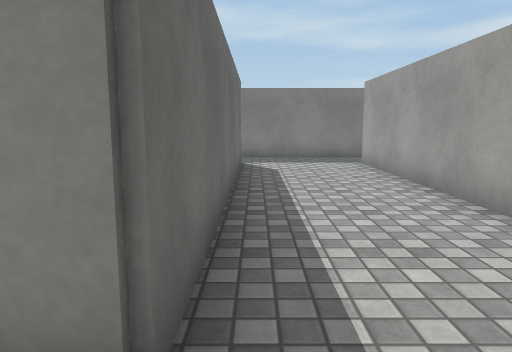
View 1 (above)

24 first-person views from a walk through a Unity game level. The camera is 1.2 m above the floor, tilts 8° down and sees 70° across. The floor is counted in squares, 1 m on a side. Each view is taken from the middle of a square. On the plan, view 1 faces up. The plan holds only what a view shows up to about 15 squares ahead; the rest is blank. Surface patterns are stand-ins for the level's own textures.

View 2
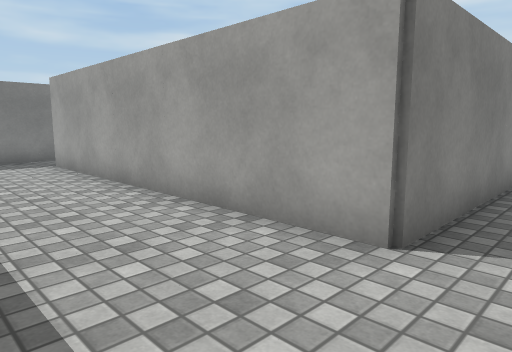

View 3
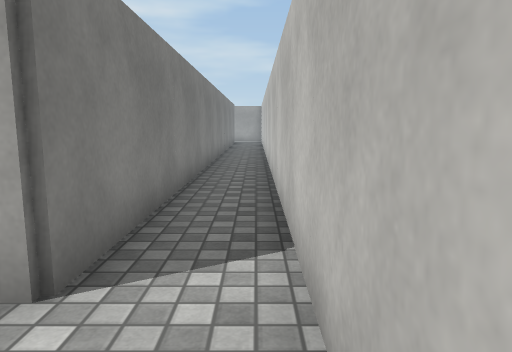

View 4
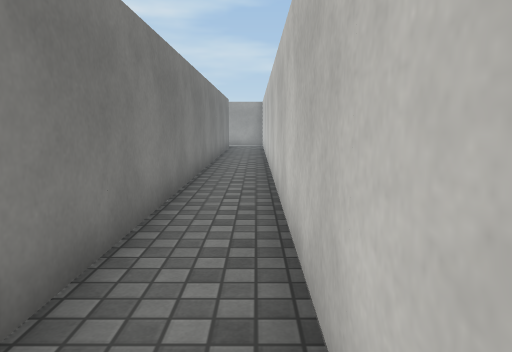

View 5
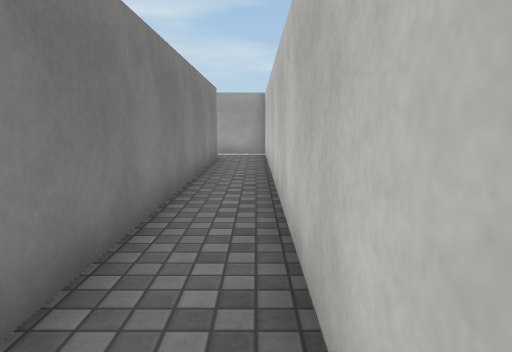

View 6
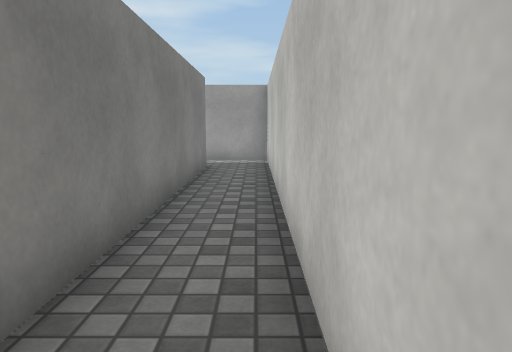

View 7
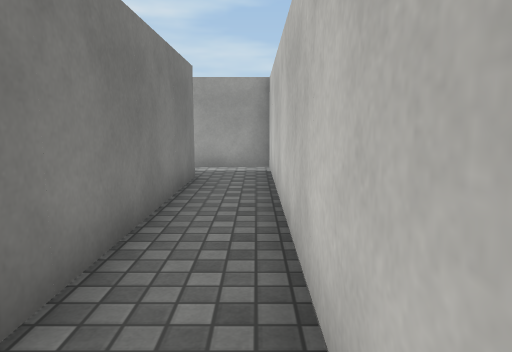

View 8
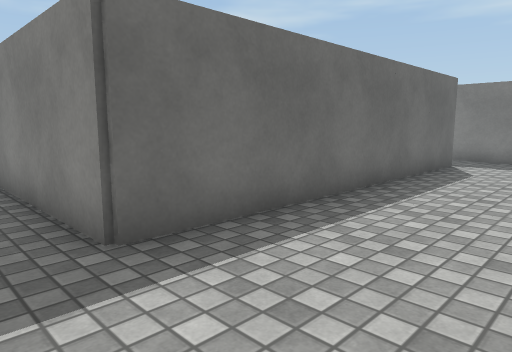

View 9
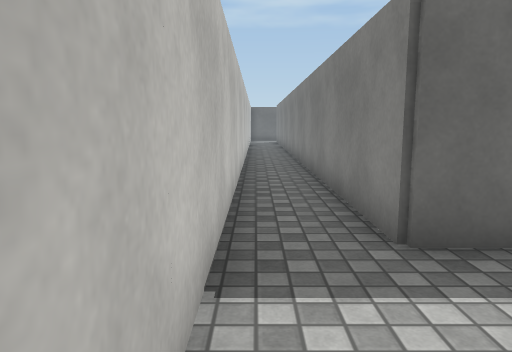

View 10
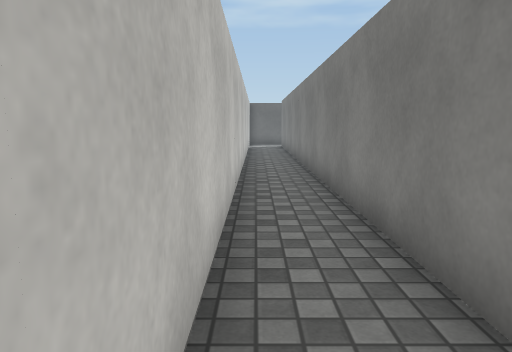

View 11
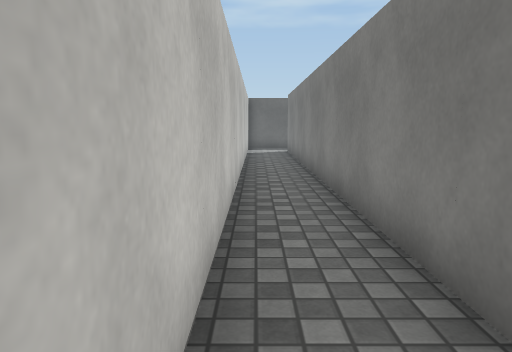

View 12
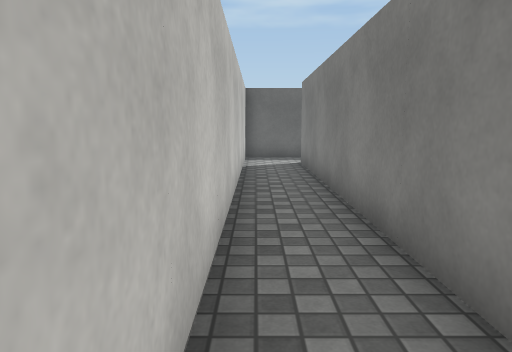

View 13
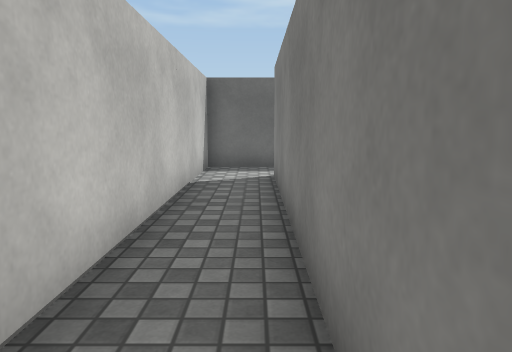

View 14
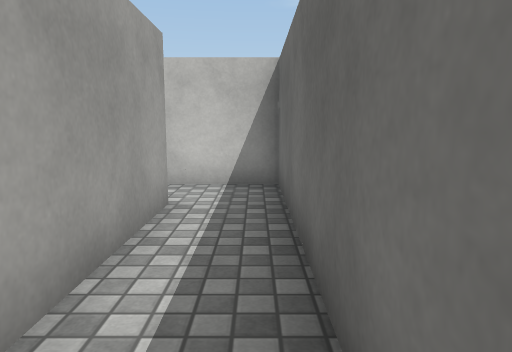

View 15
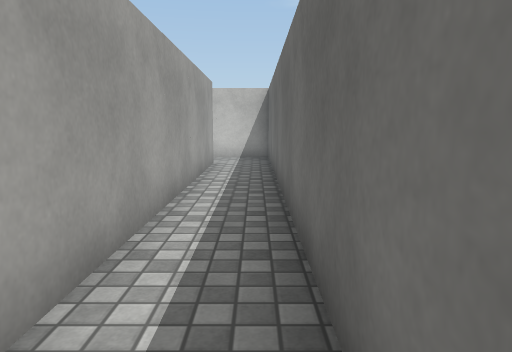

View 16
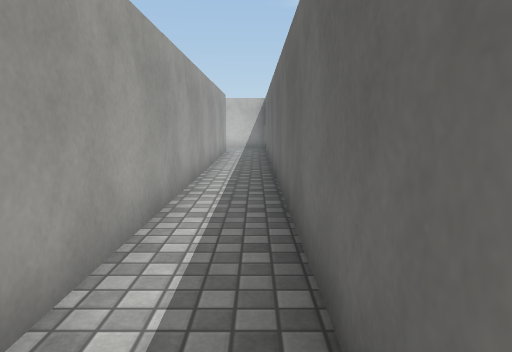

View 17
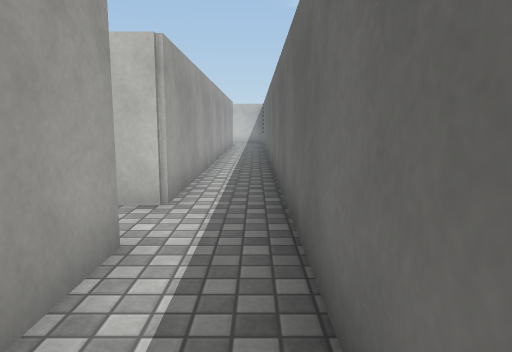

View 18
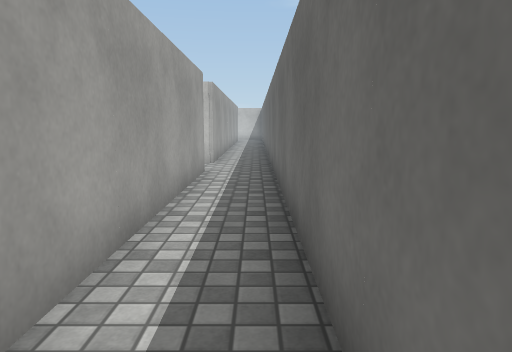

View 19
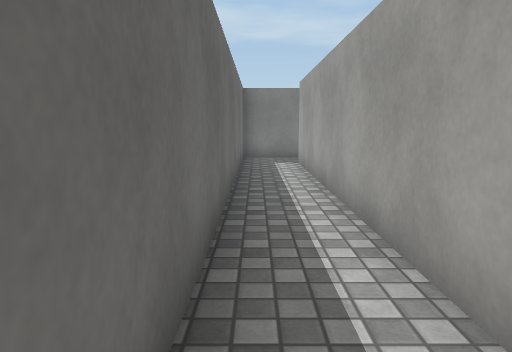

View 20
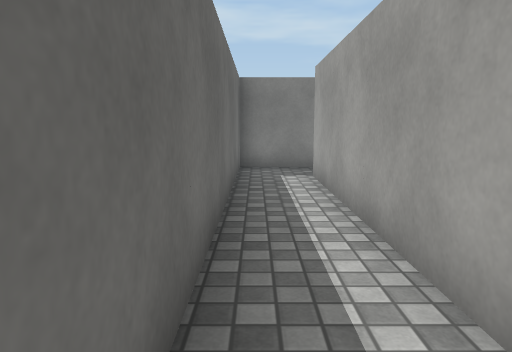

View 21
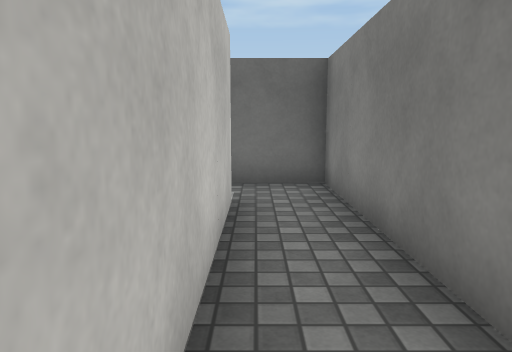

View 22
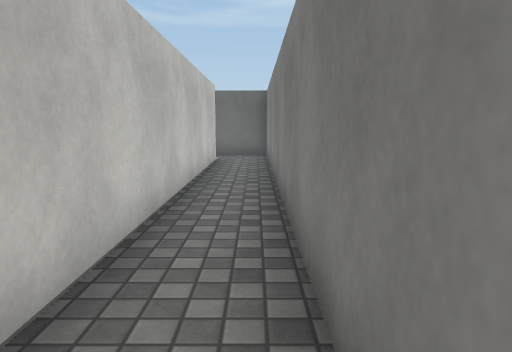

View 23
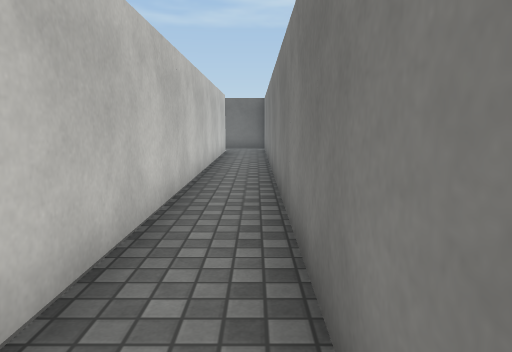

View 24
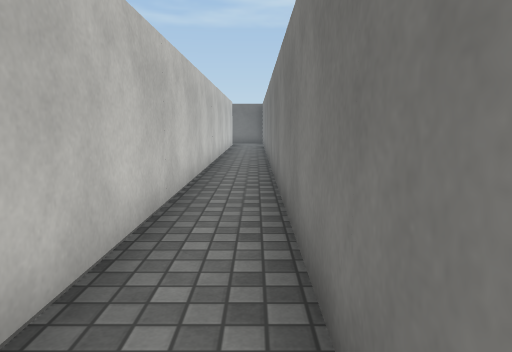

### Floor plan
Points are (right, up) in squares from view 1. A wall is a line through its corners. A room is listed if a view was taken in it or the views show most of it. See-through windows are left out.
Room 1 (views 1, 2, 3, 4, 5, 6, 7, 8, 9, 10, 11, 12, 13, 14, 15, 16, 17, 18, 19, 20)
walls: (4, 13.4) (-1.1, 13.4); (-0.5, 11.6) (-0.5, 1.4) (-22.7, 1.4) (-22.7, 17.6) (-21.9, 17.6); (25.5, 1.4) (3.3, 1.4) (3.3, 11.6); (-22.7, 19.5) (-22.7, 35.6); (27.3, -0.5) (27.3, 1.8); (-22.5, 37.4) (-24.5, 37.4) (-24.5, -0.4) (27, -0.4)
ways out: opening at (-23, 36.5) to room 2
Room 2 (views 21, 22, 23, 24)
walls: (-1.5, 37.4) (-22.5, 37.4); (-22.7, 35.6) (-2.9, 35.6)
ways out: opening at (-23, 36.5) to room 1

Where each view was taken, in squares from view 1:
view 1: 0 up, 0 right, facing up
view 2: 0 up, 0 right, facing up-right
view 3: 0 up, 1 right, facing right
view 4: 0 up, 6 right, facing right
view 5: 0 up, 12 right, facing right
view 6: 0 up, 15 right, facing right
view 7: 0 up, 17 right, facing right
view 8: 0 up, 3 right, facing up-left
view 9: 0 up, 3 right, facing left
view 10: 0 up, 2 left, facing left
view 11: 0 up, 6 left, facing left
view 12: 0 up, 11 left, facing left
view 13: 1 up, 14 left, facing left
view 14: 7 up, 24 left, facing down
view 15: 13 up, 24 left, facing down
view 16: 18 up, 24 left, facing down
view 17: 23 up, 24 left, facing down
view 18: 29 up, 24 left, facing down
view 19: 24 up, 24 left, facing up
view 20: 27 up, 24 left, facing up
view 21: 36 up, 17 left, facing left
view 22: 37 up, 10 left, facing left
view 23: 37 up, 6 left, facing left
view 24: 37 up, 1 left, facing left
